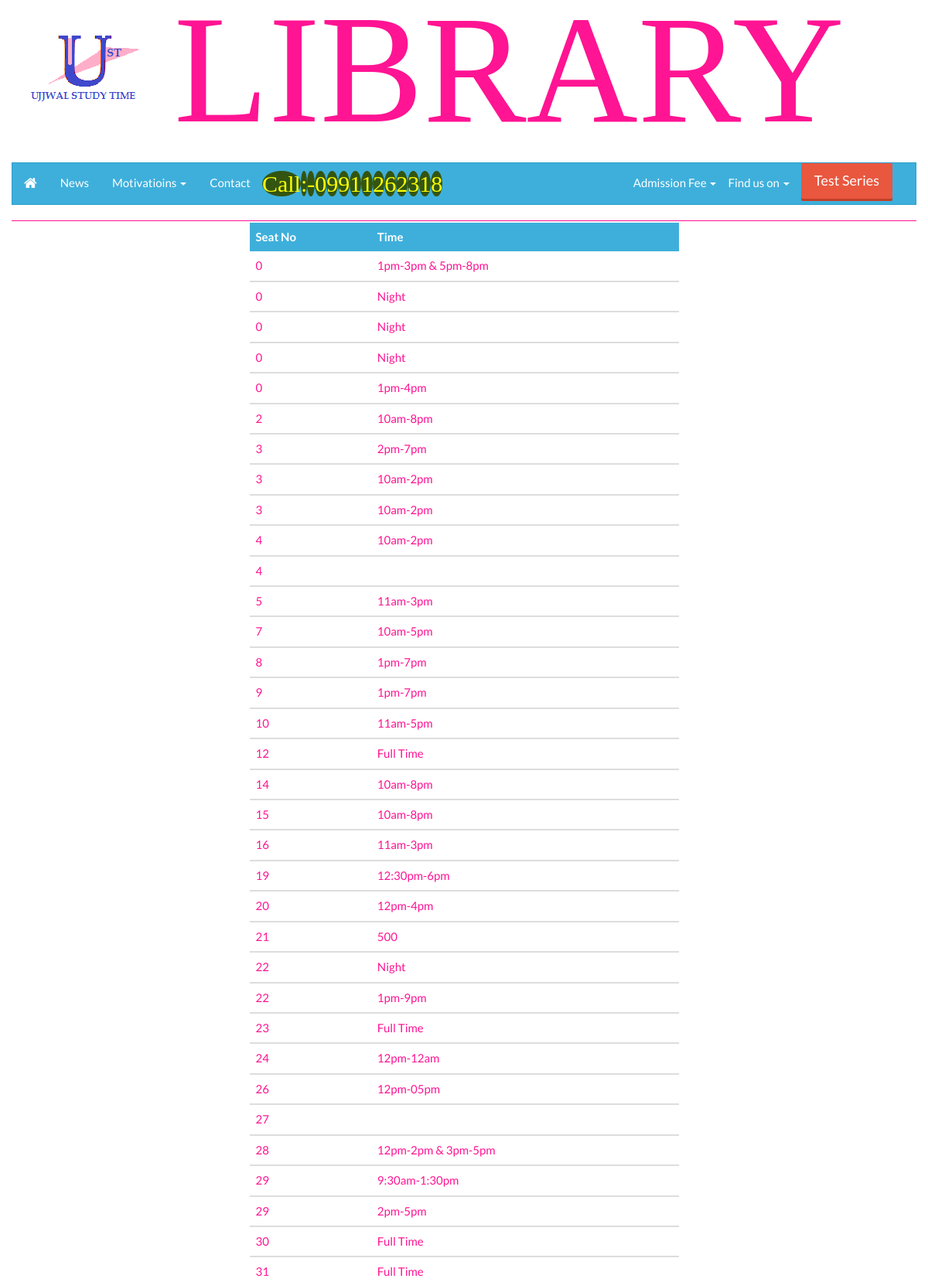
/php/seat_time_info.php (upper part), run on the app's committed database.
### tables this page shows
CREATE TABLE IF NOT EXISTS `reader_info` (
  `s.no` int(254) NOT NULL,
  `shift` varchar(50) NOT NULL,
  `f_name` varchar(254) NOT NULL,
  `email` varchar(254) NOT NULL,
  `mob` varchar(15) NOT NULL,
  `join_date` varchar(30) NOT NULL,
  `valid` varchar(30) NOT NULL,
  `join_amount` int(10) NOT NULL,
  `due_amount` varchar(254) NOT NULL,
  `image_path` varchar(254) NOT NULL,
  `id_path` varchar(254) NOT NULL,
  `seat_no` int(54) NOT NULL,
  `time` varchar(254) NOT NULL
);

### php/seat_time_info.php (the view, shortened to what this page needs)
<!DOCTYPE html>
<html lang="en">
	<?php include('head_links.php'); ?>
	<body>
		<div class="container" style="margin-top:-100px">
			<?php include('head_name.php'); ?>
			<div class="row">
				<?php include('nav.php'); ?>
			</div>
						<?php
							include('db_connect.php');
							?>
			<div class="row">
			<div class="double_line"></div>
				<div class="col-sm-3"></div>
				<div class="col-sm-6">
					<table class="table table-th-block table-primary"><thead>
							<?php
							$sql = "SELECT * FROM reader_info ORDER BY seat_no ASC";
							$result = $conn->query($sql);
							if ($result->num_rows > 0) {
								echo "<tr><th style=width: 30px;>Seat No  </th><th>Time</th></tr></thead>";
								while($row = $result->fetch_assoc()) {
									echo "<tbody><tr><td><span style=color:deeppink> ".$row["seat_no"]."</span></td><td><span style=color:deeppink>".$row["time"]."</span></td></tr></tbody> ";
								}
								echo "</table>";
							} else {
								echo "<button  class=btn btn-danger>Not Fill</button>";
							}
						?>
				</div>
				<div class="col-sm-3"></div>
			</div>
		</div>
	</body>
</html>

### stylesheet/assets/css/ust_style.css (style rules this page uses)
.double_line { width:100%; height:1px; background-color:deeppink; padding: 0px 0px 0px 0px; margin:0px 0px 2px 0px; }

### data on the page
reader_info: seat_no "0", time "1pm-3pm & 5pm-8pm"
reader_info: seat_no "0", time "Night"
reader_info: seat_no "0", time "Night"
reader_info: seat_no "0", time "Night"
reader_info: seat_no "0", time "1pm-4pm"
reader_info: seat_no "2", time "10am-8pm"
reader_info: seat_no "3", time "2pm-7pm"
reader_info: seat_no "3", time "10am-2pm"
reader_info: seat_no "3", time "10am-2pm"
reader_info: seat_no "4", time "10am-2pm"
reader_info: seat_no "4"
reader_info: seat_no "5", time "11am-3pm"
reader_info: seat_no "7", time "10am-5pm"
reader_info: seat_no "8", time "1pm-7pm"
reader_info: seat_no "9", time "1pm-7pm"
reader_info: seat_no "10", time "11am-5pm"
reader_info: seat_no "12", time "Full Time"
reader_info: seat_no "14", time "10am-8pm"
reader_info: seat_no "15", time "10am-8pm"
reader_info: seat_no "16", time "11am-3pm"
reader_info: seat_no "19", time "12:30pm-6pm"
reader_info: seat_no "20", time "12pm-4pm"
reader_info: seat_no "21", time "500"
reader_info: seat_no "22", time "Night"
reader_info: seat_no "22", time "1pm-9pm"
reader_info: seat_no "23", time "Full Time"
reader_info: seat_no "24", time "12pm-12am"
reader_info: seat_no "26", time "12pm-05pm"
reader_info: seat_no "27"
reader_info: seat_no "28", time "12pm-2pm & 3pm-5pm"
reader_info: seat_no "29", time "9:30am-1:30pm"
reader_info: seat_no "29", time "2pm-5pm"
reader_info: seat_no "30", time "Full Time"
reader_info: seat_no "31", time "Full Time"
